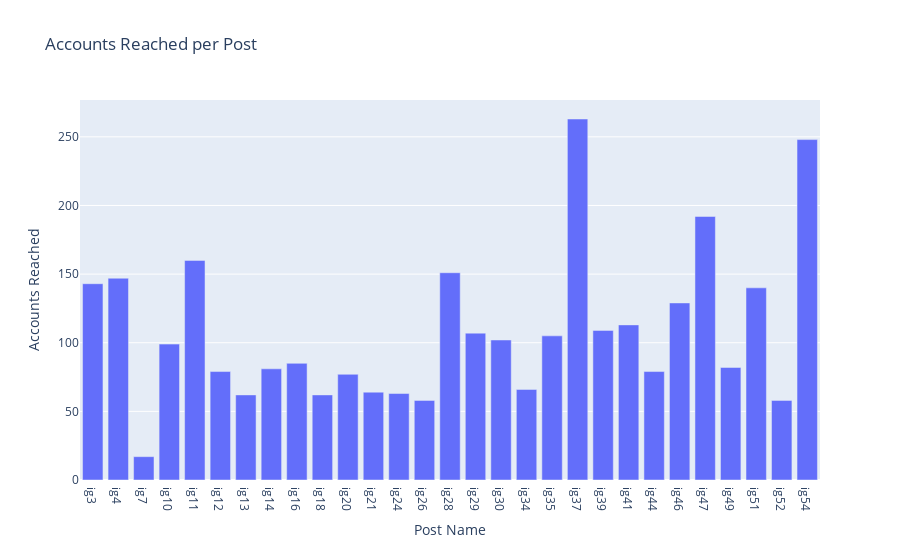
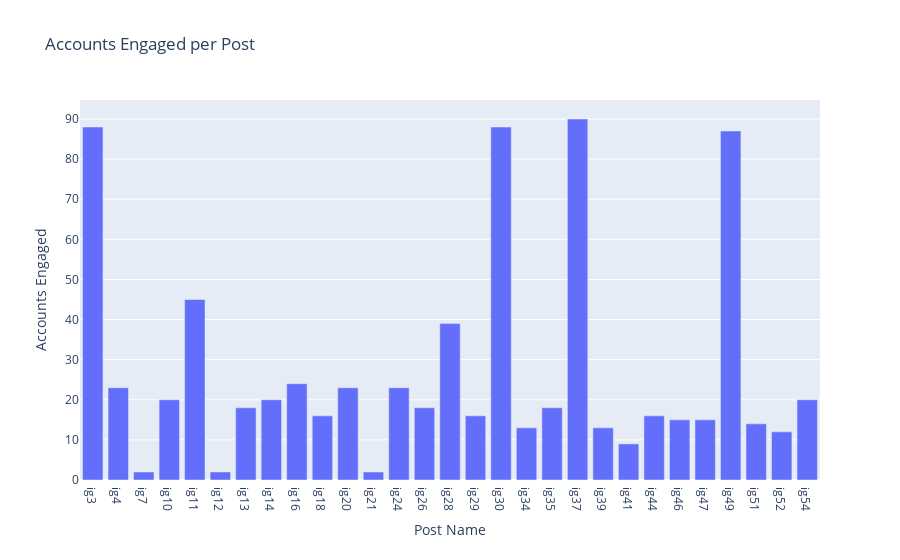

Notebook code cell kept with these figures, in order:
### Code cell
# Accounts Reached per Post
fig1 = px.bar(df, x='Post Name', y='Accounts Reached', title='Accounts Reached per Post')
fig1.show()

# Accounts Engaged per Post
fig2 = px.bar(df, x='Post Name', y='Accounts Engaged', title='Accounts Engaged per Post')
fig2.show()

### Figure 1 — Plotly figure (JSON) as saved in the notebook; plotly's stock layout.template omitted (floating-point values rounded to 4 significant figures)
{"data": [{"alignmentgroup": "True", "hovertemplate": "Post Name=%{x}<br>Accounts Reached=%{y}<extra></extra>", "legendgroup": "", "marker": {"color": "#636efa", "pattern": {"shape": ""}}, "name": "", "offsetgroup": "", "orientation": "v", "showlegend": false, "textposition": "auto", "type": "bar", "x": ["ig3", "ig4", "ig7", "ig10", "ig11", "ig12", "ig13", "ig14", "ig16", "ig18", "ig20", "ig21", "ig24", "ig26", "ig28", "ig29", "ig30", "ig34", "ig35", "ig37", "ig39", "ig41", "ig44", "ig46", "ig47", "ig49", "ig51", "ig52", "ig54"], "xaxis": "x", "y": [143, 147, 17, 99, 160, 79, 62, 81, 85, 62, 77, 64, 63, 58, 151, 107, 102, 66, 105, 263, 109, 113, 79, 129, 192, 82, 140, 58, 248], "yaxis": "y"}], "layout": {"barmode": "relative", "legend": {"tracegroupgap": 0}, "title": {"text": "Accounts Reached per Post"}, "xaxis": {"anchor": "y", "domain": [0, 1], "title": {"text": "Post Name"}}, "yaxis": {"anchor": "x", "domain": [0, 1], "title": {"text": "Accounts Reached"}}}}

### Figure 2 — Plotly figure (JSON) as saved in the notebook; plotly's stock layout.template omitted (floating-point values rounded to 4 significant figures)
{"data": [{"alignmentgroup": "True", "hovertemplate": "Post Name=%{x}<br>Accounts Engaged=%{y}<extra></extra>", "legendgroup": "", "marker": {"color": "#636efa", "pattern": {"shape": ""}}, "name": "", "offsetgroup": "", "orientation": "v", "showlegend": false, "textposition": "auto", "type": "bar", "x": ["ig3", "ig4", "ig7", "ig10", "ig11", "ig12", "ig13", "ig14", "ig16", "ig18", "ig20", "ig21", "ig24", "ig26", "ig28", "ig29", "ig30", "ig34", "ig35", "ig37", "ig39", "ig41", "ig44", "ig46", "ig47", "ig49", "ig51", "ig52", "ig54"], "xaxis": "x", "y": [88, 23, 2, 20, 45, 2, 18, 20, 24, 16, 23, 2, 23, 18, 39, 16, 88, 13, 18, 90, 13, 9, 16, 15, 15, 87, 14, 12, 20], "yaxis": "y"}], "layout": {"barmode": "relative", "legend": {"tracegroupgap": 0}, "title": {"text": "Accounts Engaged per Post"}, "xaxis": {"anchor": "y", "domain": [0, 1], "title": {"text": "Post Name"}}, "yaxis": {"anchor": "x", "domain": [0, 1], "title": {"text": "Accounts Engaged"}}}}
